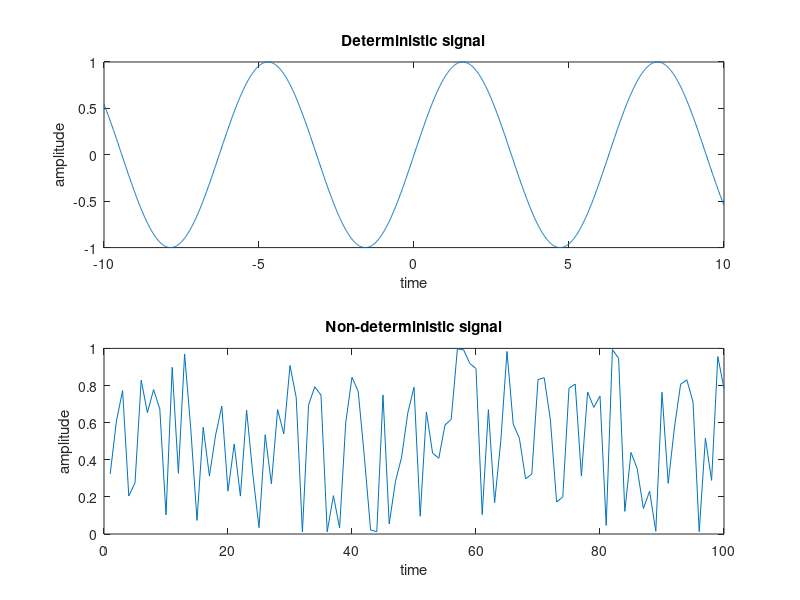

MATLAB code for this plot:
clc;
clear;
close all;
% Deterministic signal
t= -10:0.01:10;
%w=2*pi*f = 1
t= -10:0.01:10;
y=sin(t);
subplot(2,1,1);
plot(t,y);
xlabel('time')
ylabel('amplitude')
title('Deterministic signal')

%Non-deterministic signal
x=rand(1,100);
subplot(2,1,2);
plot(x);
xlabel('time')
ylabel('amplitude')
title('Non-deterministic signal')